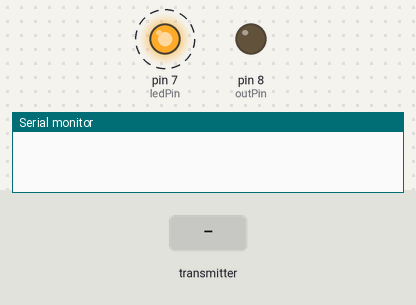
Simulated run of this sketch. Board: Arduino Uno, built with avr-gcc and run on an emulated ATmega328P. Parts: output pins drawn as LEDs (lit = HIGH), the last lines printed to the serial monitor. Dashed ring = blinking. The inputs (shaded band) are chosen by the test bench. No radio packets arrive unless stated.

Above: at 1.2 s.
1.3 s: the transmitter starts sending to = 0
At 1.3 s:
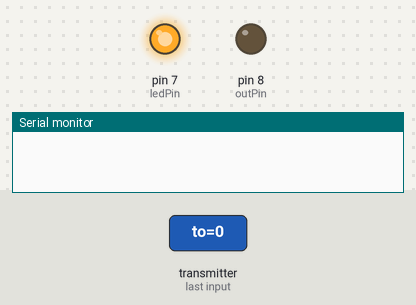
2.8 s: the transmitter starts sending state = 1
At 3.4 s:
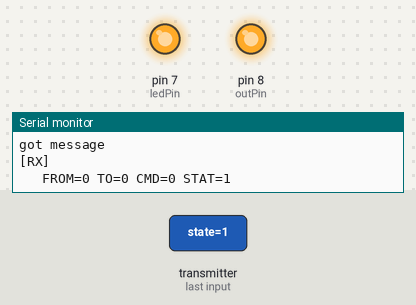
4.3 s: the transmitter starts sending cmd = 0
7.3 s: the transmitter starts sending from = 0
10.3 s: the transmitter starts sending to = 64
At 11.7 s:
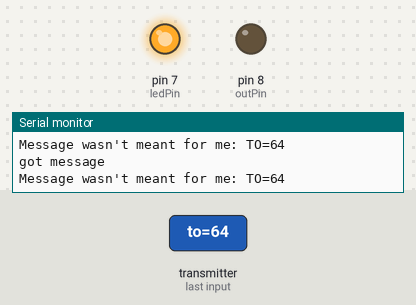
Timing chart, 0 to 13.2 s (numbered marks = the images above; inputs shaded):
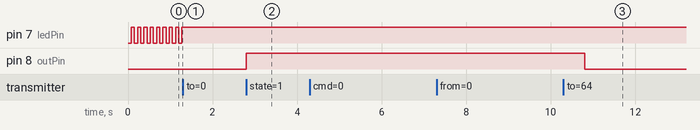

The sketch:

node_arduino.ino
```cpp
#include <SPI.h>
#include <Metro.h>
#include "nRF24L01.h"
#include "RF24.h"
#include "printf.h"
#include <CmdMessenger.h>  // CmdMessenger

// !!!!!!!!!!!!!!!!!!!!!
// @CHANGEME: change the value of this variable to change the node address
byte this_node_addr = 4;

// PIN configuration
int outPin = 8;
int ledPin = 7;


enum {
  kNone = 255,
  kEnable = 1,
  kDisable = 0
};

enum {
  stWAITING,
  stRUNNING
};

int state;

long framenr = 0;

char field_separator   = ' ';
char command_separator = ';';

// attach a new CmdMessenger object to the default Serial port
CmdMessenger cmdMessenger = CmdMessenger(Serial, field_separator, command_separator);

// RADIO setup
// pin 9 is CE and 10 CSN/SS
RF24 radio(9,10);
// read/write channel identifiers
const uint64_t pipes[2] = {0x65646f4e32LL,0x65646f4e31LL};

// set up roles to simplify testing
boolean role;                           // The main role variable, holds the current role identifier
boolean role_root = 1, role_leaf = 0;   // The two different roles.

Metro ledmetro = Metro(75); // blinker
Metro solmetro = Metro(500);

int ledState = LOW;
int solState = LOW;

struct Payload {
  byte from;
  byte to;
  byte ack;
  byte cmd;
  byte state;
};

Payload payload;

// /////////////////////////////////////
// HANDLERS
void on_enable() {
  int nodenr = cmdMessenger.readInt16Arg();
  int frame = cmdMessenger.readInt16Arg();
  if(frame != framenr+1) {
    Serial.print("Skipped ");
    Serial.print(frame - framenr);
    Serial.println(" frames");
  }
  framenr = frame;
  root_send_message(nodenr, 1);
}

void on_disable() {
  int nodenr = cmdMessenger.readInt16Arg();
  int frame = cmdMessenger.readInt16Arg();
  if(frame != framenr+1) {
    Serial.print("Skipped ");
    Serial.print(frame - framenr);
    Serial.println(" frames");
  }
  framenr = frame;
  root_send_message(nodenr, 0);
}

void on_unknown() {
  Serial.println("Command unknown");
}

void attachCommandCallbacks() {
  cmdMessenger.attach(kEnable, on_enable);
  cmdMessenger.attach(kDisable, on_disable);
  cmdMessenger.attach(on_unknown);
}

// /////////////////////////////////////
// Arduino
void setup(void) {
  Serial.begin(57600);

  state = stWAITING;

  printf_begin();

  cmdMessenger.printLfCr();
  attachCommandCallbacks();

  // pin config
  pinMode(outPin, OUTPUT);
  pinMode(ledPin, OUTPUT);

  // radio config
  radio.begin();
  radio.setChannel(0x4c);
  radio.setAutoAck(1);
  radio.setRetries(15,15);
  //radio.setPayloadSize(sizeof(Payload));

  payload.state = 0;
  payload.to = 1;

  set_leaf_mode();
  //set_root_mode();

  radio.startListening();
  radio.printDetails();
  radio.powerUp();
};

void process_payload() {
    // if we were waiting, change state and fix led
    if(state == stWAITING) {
      state = stRUNNING;
      ledState = HIGH;
    }

    Serial.println("[RX] ");
    Serial.print("   FROM=");
    Serial.print(payload.from);
    Serial.print(" TO=");
    Serial.print(payload.to);
    Serial.print(" CMD=");
    Serial.print(payload.cmd);
    Serial.print(" STAT=");
    Serial.print(payload.state);
    Serial.println();

    // react on command by changing state of pin
    if(payload.state == 1) {
        solState = HIGH;
        solmetro.reset();
    } else {
      solState = LOW;
    }
}

void leaf_loop() {
  if (radio.available()){
    Serial.println("got message");
    while (radio.available()) {
      radio.read( &payload, sizeof(Payload) );

      // if message is destined to us or everyone, process it, otherwise ignore
      if((payload.to == 0) || (payload.to == this_node_addr)) {
        process_payload();
      } else {
        Serial.print("Message wasn't meant for me: TO=");
        Serial.print(payload.to);
        Serial.println();
      }
    } // while
  } // if data
}

void root_send_message(uint8_t dstnode, uint8_t state) {
  // compose message
  payload.from = this_node_addr;
  payload.to = dstnode; // TO=0 ==> all nodes
  payload.ack = 0;
  payload.state = state;

  // print message
  Serial.print("[TX]");
  Serial.print(" FROM=");
  Serial.print(payload.from);
  Serial.print(" TO=");
  Serial.print(payload.to);
  Serial.print(" STAT=");
  Serial.print(payload.state);
  Serial.println();

  // dispatch message
  radio.stopListening();
  delay(5); // give the radio a (small) chance
  bool ok = radio.write( &payload, sizeof(Payload) );
  if(!ok) { Serial.println("send failed"); }
  radio.startListening();
}

void root_test_loop() {
  if(payload.to > 3) {
    payload.to = 0;
  } else {
    payload.to++;
  }

  if(payload.state == 0) { payload.state = 1; } else { payload.state = 0; }

  root_send_message(payload.to, payload.state);
  delay(1000);
}

void set_leaf_mode() {
    role = role_leaf;
    radio.openWritingPipe(pipes[1]);
    radio.openReadingPipe(1, pipes[0]);
}

void set_root_mode() {
    this_node_addr = 255;
    role = role_root;
    radio.openWritingPipe(pipes[0]);
    radio.openReadingPipe(1,pipes[1]);
}

void loop() {
  if((state == stWAITING) && (ledmetro.check() == 1) ) {
    ledState = (ledState == LOW) ? HIGH : LOW;
  }
  digitalWrite(ledPin, ledState);

  // determine which loop to run
  if(role == role_leaf) {
    leaf_loop();
  } else if (role == role_root) {
    // Process incoming serial data, and perform callbacks
    cmdMessenger.feedinSerialData();
    //root_test_loop();
  } else {
    Serial.println("undefined role for this node");
  }

  // prevent the solenoid from staying on for too long
  if( (solState == HIGH) && (solmetro.check() == 1) ) {
    solState = LOW;
  }
  digitalWrite(outPin, solState);

/*
  // check for any incoming serial data
  if ( Serial.available() )
  {
    char c = toupper(Serial.read());
    if ( (c == 'R') && (role == role_leaf) )
    {
      Serial.println("*** Changing to ROOT role -- PRESS 'L' TO SWITCH BACK\n\r");
      set_root_mode();
    }
    else if ( (c == 'L') && (role == role_root) )
    {
      Serial.println("*** Changing to LEAF role -- PRESS 'R' TO SWITCH BACK\n\r");
      set_leaf_mode();
    }
  } // if serial available
*/
} // loop
```

Measured:
- after the input at 1.3 s, pin 7 (ledPin): stops changing and stays HIGH
- after the input at 2.8 s, pin 8 (outPin): LOW → HIGH at once
- after the input at 10.3 s, pin 8 (outPin): HIGH → LOW after 0.50 s
- by itself, pin 7 (ledPin): alternates HIGH for 0.07 s and LOW for 0.08 s
